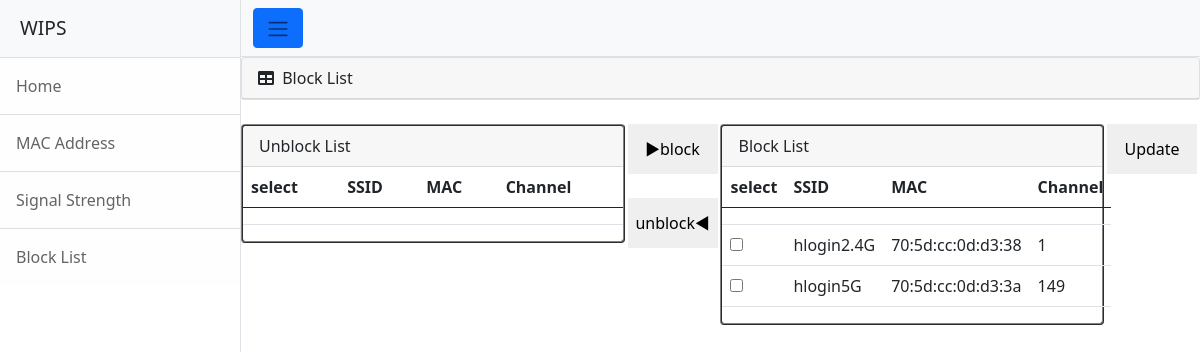
Before: /block with the older database file.
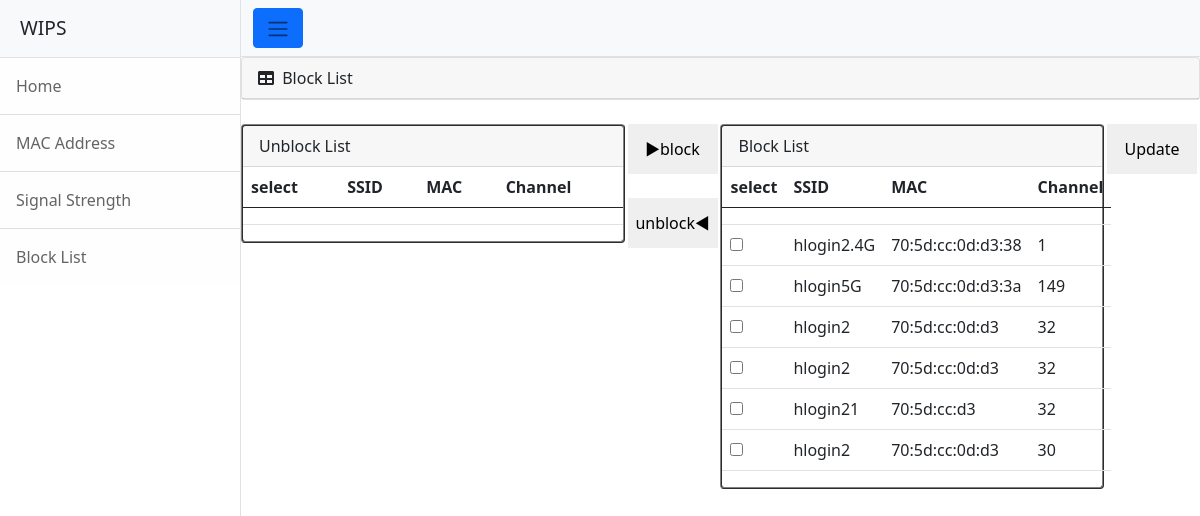
After: the same page with the newer database file.
### tables this page shows
CREATE TABLE BLOCK_LIST (SSID text, MAC_ADDR text, CHANNEL int, FLAG int);

### main.py (the view)
@app.route("/block")
def blcokpage():
    dbdao = dbDAO()
    return render_template("block.html", block_list=dbdao.select())

### firewall.py (called while the page is built)
    def select(self):
        self.cur.execute("SELECT * FROM BLOCK_LIST")
        return self.cur.fetchall()

### templates/block.html (shortened to what the changed rows need)
<!DOCTYPE html>
<html lang="en">
    <head>
        <link href="https://cdn.jsdelivr.net/npm/simple-datatables@latest/dist/style.css" rel="stylesheet" />
        <link href="/static/css/styles.css" rel="stylesheet" />
    </head>
    <body>
        <div class="d-flex" id="wrapper">
            <div id="page-content-wrapper">
                <div>
                    <div class="card mb-4" style="border: 2px ridge gray; float: left; width: 40%;" >
                        <table id="table_ub" class="table">
                            <thead>
                                <tr>
                                    <th>select</th>
                                    <th>SSID</th>
                                    <th>MAC</th>
                                    <th>Channel</th>
                                </tr>
                            </thead>
                        </table>
                    </div>
                    <div class="card mb-4" style="border: 2px ridge gray; float: left; width: 40%;" >
                        <table id="table_b" class="table">
                            <thead>
                                <tr>
                                    <th>select</th>
                                    <th>SSID</th>
                                    <th>MAC</th>
                                    <th>Channel</th>
                                </tr>
                            </thead>
                            <tbody id="tbody_b">
                                {% for item in block_list %}
                                <tr>
                                    <td><input type="checkbox" id= {{ loop.index0 }} name="b_checkbox"></td>
                                    <td>{{ item[0] }}</td>
                                    <td>{{ item[1] }}</td>
                                    <td>{{ item[2] }}</td>
                                </tr>
                                {% endfor %}
                            </tbody>
                        </table>
                    </div>
                </div>
            </div>
        </div>
    </body>
</html>

Changed rows visible on the page:
added BLOCK_LIST: SSID "hlogin2", MAC_ADDR "70:5d:cc:0d:d3", CHANNEL "32"
added BLOCK_LIST: SSID "hlogin2", MAC_ADDR "70:5d:cc:0d:d3", CHANNEL "32"
added BLOCK_LIST: SSID "hlogin21", MAC_ADDR "70:5d:cc:d3", CHANNEL "32"
added BLOCK_LIST: SSID "hlogin2", MAC_ADDR "70:5d:cc:0d:d3", CHANNEL "30"
